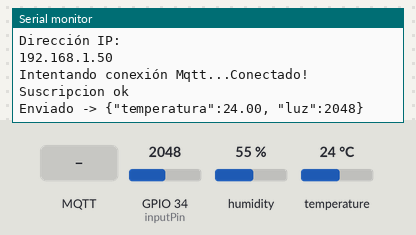
Bench run of a sketch on a simulated ESP32. Parts: the last lines printed to the serial monitor. The inputs (shaded band) are chosen by the test bench; at power-on: temperature 24 °C, GPIO 34 (inputPin) = 2048, humidity 55 %. WiFi joins after 1.5 s; servers stay silent unless stated; random numbers use the default seed unless the sketch sets one; no MQTT or app messages arrive unless stated.

Above: at 2.7 s.
2.8 s: MQTT message "1" arrives on the first subscribed topic
At 5.0 s:
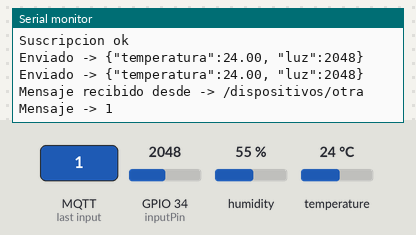
6.1 s: MQTT message "on" arrives on the first subscribed topic
At 7.4 s:
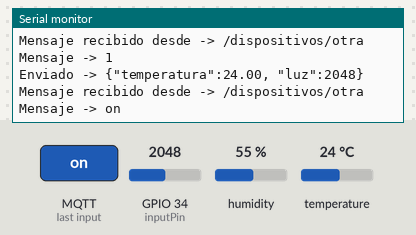
8.1 s: MQTT message "off" arrives on the first subscribed topic
At 9.5 s:
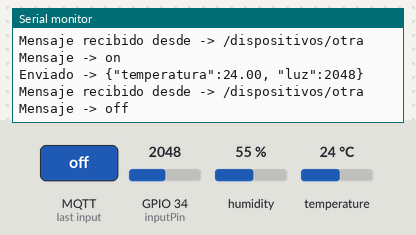
10.1 s: temperature set to 12 °C
At 11.1 s:
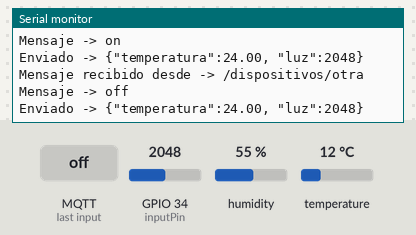
11.6 s: GPIO 34 (inputPin) set to 2866
At 12.7 s:
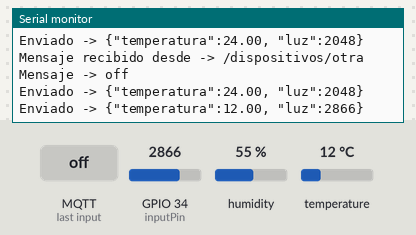
13.1 s: temperature set to 19 °C
At 15.1 s:
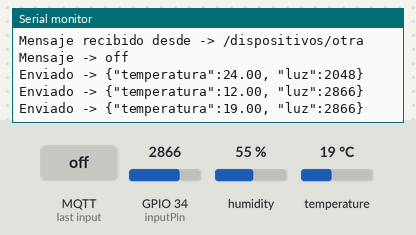
Timing chart, 0 to 15.6 s (numbered marks = the images above; inputs shaded):
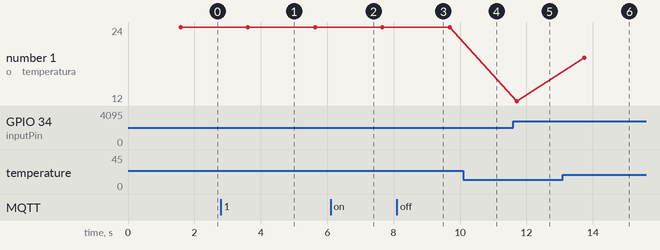

Measured:
- after the input at 2.8 s, the serial monitor: prints a new line after 1.8 s (image 1)
- after the input at 6.1 s, the serial monitor: prints a new line after 0.54 s (image 2)
- after the input at 8.1 s, the serial monitor: prints a new line after 0.56 s (image 3)
- after the input at 11.6 s, the serial monitor: prints a new line after 0.11 s (image 5)
- after the input at 13.1 s, the serial monitor: prints a new line after 0.64 s (image 6)
- plotted number 1: 12 → 19 after the input at 13.1 s

The sketch:

ESP32_MQTT_Client_HUM_TEM_1.ino
```cpp
#include <Arduino.h>
#include <WiFi.h>
#include <PubSubClient.h>

//**************************************
//*********** DHT SENSOR  **************
//**************************************

#include <DHT.h>
#define DHTPIN 23     // Digital pin connected to the DHT sensor
// Uncomment whatever type you're using!
#define DHTTYPE DHT11   // DHT 11
//#define DHTTYPE DHT22   // DHT 22  (AM2302), AM2321
//#define DHTTYPE DHT21   // DHT 21 (AM2301)
// Initialize DHT sensor.
// Note that older versions of this library took an optional third parameter to
// tweak the timings for faster processors.  This parameter is no longer needed
// as the current DHT reading algorithm adjusts itself to work on faster procs.
DHT dht(DHTPIN, DHTTYPE);


//**************************************
//***** SENSOR LUZ (AnalogRead)  *******
//**************************************
int inputPin = 34;


//**************************************
//*********** MQTT CONFIG **************
//**************************************
const char *mqtt_server = "34.123.165.38";
const int mqtt_port = 1883;
const char *mqtt_user = "ESP32_1";
const char *mqtt_pass = "eyJhbGciOiJIUzI1NiIsInR5cCI6IkpXVCJ9.eyJkZXZpY2VfaWQiOjYsImlhdCI6MTY0MDY4MjY4Nn0.G_vBzovkADMoZ17J2clew2WU24-GRiEzf2SRsgOoZRk";
const char *root_topic_subscribe = "/dispositivos/otra";
const char *root_topic_publish = "/dispositivos/V3pXQYdILW";


//**************************************
//*********** WIFICONFIG ***************
//**************************************
const char* ssid = "INFINITUMC2A2_2.4"; //S7F
const char* password =  "Dus2qzqyFC"; //UyQb1737


//**************************************
//*********** GLOBALES   ***************
//**************************************
WiFiClient espClient;
PubSubClient client(espClient);
char msg[50];
long count=0;
/* SENSOR DHT*/
float h=0;
float t=0;
int   l=0;


//************************
//** F U N C I O N E S ***
//************************
void callback(char* topic, byte* payload, unsigned int length);
void reconnect();
void setup_wifi();

void setup() {
  Serial.begin(115200);
  setup_wifi();
  client.setServer(mqtt_server, mqtt_port);
  client.setCallback(callback);

  /* SENSOR DHT */
  dht.begin();
}

void loop() {

  if (!client.connected()) {
    reconnect();
  }

  /* SENSOR DHT */
  // Reading temperature or humidity takes about 250 milliseconds!
  // Sensor readings may also be up to 2 seconds 'old' (its a very slow sensor)
  // h = dht.readHumidity();
  // Read temperature as Celsius (the default)
  t = dht.readTemperature();
  // Check if any reads failed and exit early (to try again).
  if (isnan(h) || isnan(t)) {
    Serial.println(F("Failed to read from DHT sensor!")); // F(): Flash Mem instead RAM
    return;
  }

  /* SENSOR DE LUZ*/
  l = analogRead(inputPin);

  if (client.connected()){
    //String str = "La cuenta es -> " + String(count);
    String str = "{\"temperatura\":"+String(t)+", \"luz\":"+String(l)+"}";
    str.toCharArray(msg,50);
    client.publish(root_topic_publish,msg);
    Serial.println("Enviado -> "+str);
    //count++;
    delay(1000);
  }

  client.loop(); //cada que se ejectua revisa si han llegado mensajes
  delay(1000);
}


//*****************************
//***    CONEXION WIFI      ***
//*****************************
void setup_wifi(){
  delay(10);
  // Nos conectamos a nuestra red Wifi
  Serial.println();
  Serial.print("Conectando a ssid: ");
  Serial.println(ssid);

  WiFi.begin(ssid, password);

  while (WiFi.status() != WL_CONNECTED) {
    delay(500);
    Serial.print(".");
  }

  Serial.println("");
  Serial.println("Conectado a red WiFi!");
  Serial.println("Dirección IP: ");
  Serial.println(WiFi.localIP());
}


//*****************************
//***    CONEXION MQTT      ***
//*****************************

void reconnect() {

  while (!client.connected()) {
    Serial.print("Intentando conexión Mqtt...");
    // Creamos un cliente ID
    String clientId = "IOTICOS_H_W_";
    clientId += String(random(0xffff), HEX);
    // Intentamos conectar
    if (client.connect(clientId.c_str(),mqtt_user,mqtt_pass)) {
      Serial.println("Conectado!");
      // Nos suscribimos
      if(client.subscribe(root_topic_subscribe)){
        Serial.println("Suscripcion ok");
      }else{
        Serial.println("fallo Suscripciión");
      }
    } else {
      Serial.print("falló :( con error -> ");
      Serial.print(client.state());
      Serial.println(" Intentamos de nuevo en 5 segundos");
      delay(5000);
    }
  }
}


//*****************************
//***       CALLBACK        ***
//*****************************

void callback(char* topic, byte* payload, unsigned int length){
  String incoming = "";
  Serial.print("Mensaje recibido desde -> ");
  Serial.print(topic);
  Serial.println("");
  for (int i = 0; i < length; i++) {
    incoming += (char)payload[i];
  }
  incoming.trim();
  Serial.println("Mensaje -> " + incoming);

}
```
